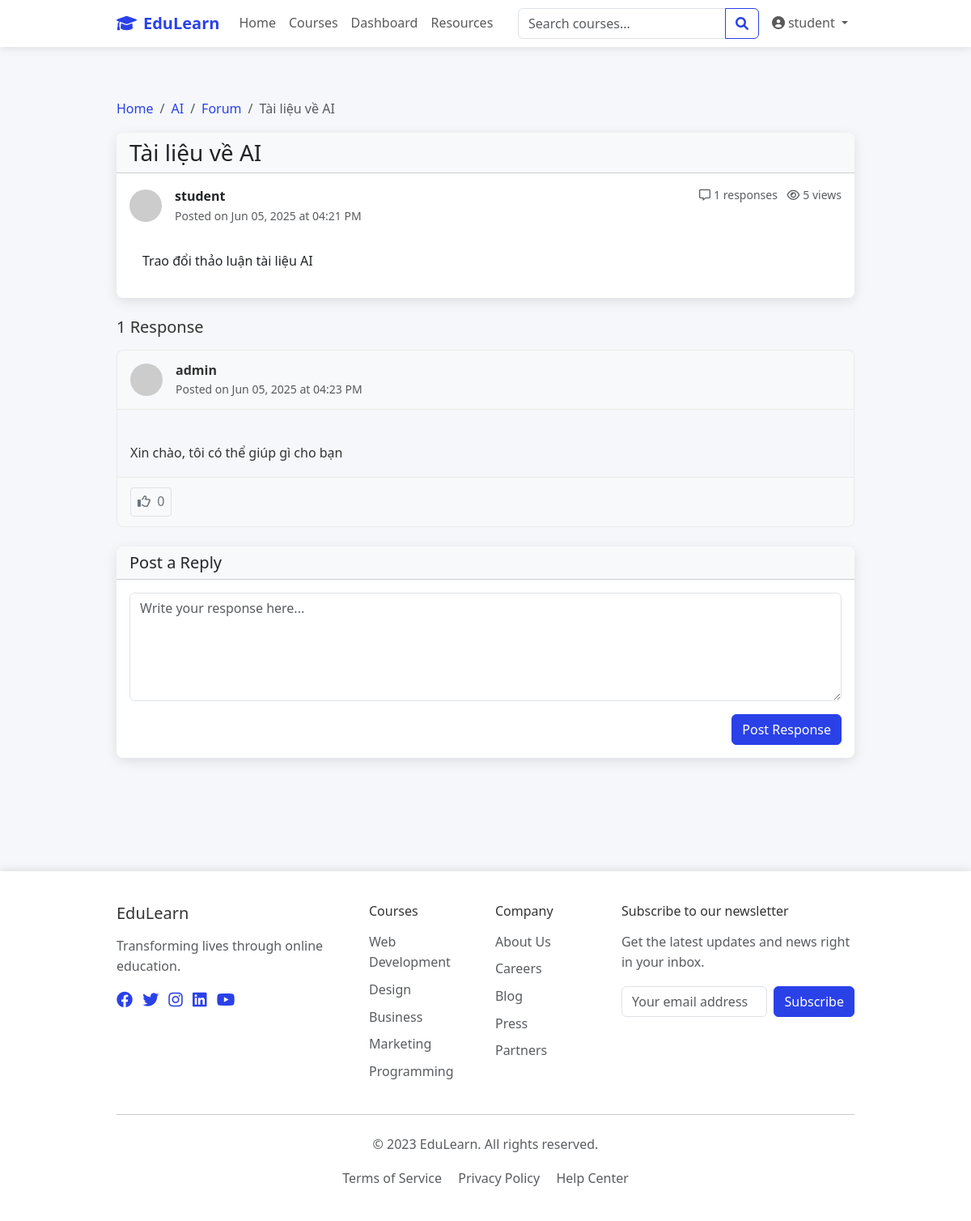
Screenshot of /course/1/forum/1 (signed in) with the database file from the repository.
### models.py (models this page shows, shortened)
class User(UserMixin, db.Model):
    id = db.Column(db.Integer, primary_key=True)
    username = db.Column(db.String(64), unique=True, nullable=False)
    email = db.Column(db.String(120), unique=True, nullable=False)
    password_hash = db.Column(db.String(256), nullable=False)
    role = db.Column(db.String(20), nullable=False)  # 'student', 'instructor', 'admin'
    created_at = db.Column(db.DateTime, default=datetime.utcnow)
    student_profile = db.relationship('Student', backref='user', uselist=False)
    instructor_profile = db.relationship('Instructor', backref='user', uselist=False)
    def is_admin(self):
        return self.role == 'admin'
    def is_instructor(self):
        return self.role == 'instructor'
    def is_student(self):
        return self.role == 'student'

class Course(db.Model):
    id = db.Column(db.Integer, primary_key=True)
    name = db.Column(db.String(120), nullable=False)
    description = db.Column(db.Text, nullable=False)
    instructor_id = db.Column(db.Integer, db.ForeignKey('instructor.id'), nullable=False)
    created_at = db.Column(db.DateTime, default=datetime.utcnow)
    image_url = db.Column(db.String(255))
    enrollments = db.relationship('Enrollment', back_populates='course', cascade='all, delete-orphan')
    lessons = db.relationship('Lesson', backref='course', lazy='dynamic', cascade='all, delete-orphan')
    assignments = db.relationship('Assignment', backref='course', lazy='dynamic', cascade='all, delete-orphan')
    schedules = db.relationship('Schedule', backref='course', lazy='dynamic', cascade='all, delete-orphan')

class ForumTopic(db.Model):
    id = db.Column(db.Integer, primary_key=True)
    title = db.Column(db.String(200), nullable=False)
    content = db.Column(db.Text, nullable=False)
    created_at = db.Column(db.DateTime, default=datetime.utcnow)
    updated_at = db.Column(db.DateTime, default=datetime.utcnow, onupdate=datetime.utcnow)
    is_pinned = db.Column(db.Boolean, default=False)
    is_locked = db.Column(db.Boolean, default=False)
    view_count = db.Column(db.Integer, default=0)
    course_id = db.Column(db.Integer, db.ForeignKey('course.id'), nullable=False)
    author_id = db.Column(db.Integer, db.ForeignKey('user.id'), nullable=False)
    course = db.relationship('Course', backref=db.backref('forum_topics', lazy='dynamic', cascade='all, delete-orphan'))
    author = db.relationship('User')
    responses = db.relationship('ForumResponse', backref='topic', lazy='dynamic', cascade='all, delete-orphan')

class ForumResponse(db.Model):
    id = db.Column(db.Integer, primary_key=True)
    content = db.Column(db.Text, nullable=False)
    created_at = db.Column(db.DateTime, default=datetime.utcnow)
    updated_at = db.Column(db.DateTime, default=datetime.utcnow, onupdate=datetime.utcnow)
    is_solution = db.Column(db.Boolean, default=False)  # Đánh dấu câu trả lời giải quyết được vấn đề
    topic_id = db.Column(db.Integer, db.ForeignKey('forum_topic.id'), nullable=False)
    author_id = db.Column(db.Integer, db.ForeignKey('user.id'), nullable=False)
    author = db.relationship('User')
    likes = db.relationship('ForumLike', backref='response', lazy='dynamic', cascade='all, delete-orphan')

### routes.py (the view, shortened to what this page needs)
@app.route('/course/<int:course_id>/forum/<int:topic_id>', methods=['GET', 'POST'])
@login_required
def view_forum_topic(course_id, topic_id):
    course = Course.query.get_or_404(course_id)
    topic = ForumTopic.query.get_or_404(topic_id)
    if not current_user.is_admin():
        if current_user.is_instructor() and course.instructor_id != current_user.instructor_profile.id:
            abort(403)
        elif current_user.is_student() and not any(e.course_id == course_id and e.status == 'approved' for e in current_user.student_profile.enrollments):
            abort(403)
    topic.view_count += 1
    db.session.commit()
    responses = ForumResponse.query.filter_by(topic_id=topic_id).order_by(ForumResponse.created_at).all()
    form = ForumResponseForm()
    return render_template('forum/view_topic.html', course=course, topic=topic, responses=responses, form=form)

### templates/forum/view_topic.html (shortened to what this page needs)
{% extends "base.html" %}
{% block content %}
<div class="container my-4">
    <nav aria-label="breadcrumb">
        <ol class="breadcrumb">
            <li class="breadcrumb-item"><a href="{{ url_for('index') }}">Home</a></li>
            <li class="breadcrumb-item"><a href="{{ url_for('course_detail', course_id=course.id) }}">{{ course.name }}</a></li>
            <li class="breadcrumb-item"><a href="{{ url_for('course_forum', course_id=course.id) }}">Forum</a></li>
            <li class="breadcrumb-item active">{{ topic.title }}</li>
        </ol>
    </nav>
    <div class="card mb-4">
        <div class="card-header bg-light">
            <div class="d-flex justify-content-between align-items-center">
                <h1 class="h3 mb-0">{{ topic.title }}</h1>
            </div>
        </div>
        <div class="card-body">
            <div class="d-flex justify-content-between mb-3">
                <div class="d-flex align-items-center">
                    <div class="response-author-info me-3">
                        <img src="https://ui-avatars.com/api/?name={{ topic.author.username }}&background=random" alt="{{ topic.author.username }}">
                    </div>
                    <div>
                        <div class="fw-bold">{{ topic.author.username }}</div>
                        <div class="text-muted small">
                            Posted on {{ topic.created_at.strftime('%b %d, %Y at %I:%M %p') }}
                        </div>
                    </div>
                </div>
                <div class="text-muted small">
                    <i class="far fa-comment-alt me-1"></i>{{ topic.responses.count() }} responses
                    <i class="far fa-eye ms-2 me-1"></i>{{ topic.view_count }} views
                </div>
            </div>
            <div class="topic-content">{{ topic.content }}</div>
        </div>
    </div>
    <h3 class="h5 mb-3">
        {% if topic.responses.count() > 0 %}
        {{ topic.responses.count() }} Response{{ 's' if topic.responses.count() != 1 }}
        {% else %}
        No Responses Yet
        {% endif %}
    </h3>
    {% for response in responses %}
    <div class="response{% if response.is_solution %} solution{% endif %}" id="response-{{ response.id }}">
        <div class="response-header">
            <div class="d-flex justify-content-between">
                <div class="d-flex align-items-center">
                    <div class="response-author-info me-3">
                        <img src="https://ui-avatars.com/api/?name={{ response.author.username }}&background=random" alt="{{ response.author.username }}">
                    </div>
                    <div>
                        <div class="fw-bold">{{ response.author.username }}</div>
                        <div class="text-muted small">
                            Posted on {{ response.created_at.strftime('%b %d, %Y at %I:%M %p') }}
                        </div>
                    </div>
                </div>
            </div>
        </div>
        <div class="response-content">
            {{ response.content }}
        </div>
        <div class="response-footer">
            <div class="d-flex justify-content-between">                <div>
                    <button class="like-button {{ 'active' if response.likes.filter_by(user_id=current_user.id).first() }}" data-response-id="{{ response.id }}">
                        <i class="{{ 'fas' if response.likes.filter_by(user_id=current_user.id).first() else 'far' }} fa-thumbs-up me-1"></i>
                        <span class="like-count">{{ response.likes.count() }}</span>
                    </button>
                </div>
            </div>
        </div>
    </div>
    {% endfor %}
    {% if not topic.is_locked %}
    <div class="card mt-4">
        <div class="card-header bg-light">
            <h5 class="mb-0">Post a Reply</h5>
        </div>
        <div class="card-body">
            <form method="POST" class="needs-validation" novalidate>
                <div class="mb-3">
                    {{ form.content(class="form-control" + (" is-invalid" if form.content.errors else ""), rows=5, placeholder="Write your response here...") }}
                </div>
                <div class="d-flex justify-content-end">
                    {{ form.submit(class="btn btn-primary") }}
                </div>
            </form>
        </div>
    </div>
    {% else %}
    <div class="alert alert-warning mt-4">
        <i class="fas fa-lock me-2"></i>
        This topic is locked. New responses cannot be added.
    </div>
    {% endif %}
</div>
{% endblock %}

### templates/base.html (shortened to what this page needs)
<!DOCTYPE html>
<html lang="en">
<head>
    <link href="https://cdn.jsdelivr.net/npm/bootstrap@5.3.0/dist/css/bootstrap.min.css" rel="stylesheet">
    <link rel="stylesheet" href="https://cdnjs.cloudflare.com/ajax/libs/font-awesome/6.0.0/css/all.min.css">
    <link rel="stylesheet" href="{{ url_for('static', filename='css/main.css') }}">
    <link rel="stylesheet" href="{{ url_for('static', filename='css/course-images.css') }}">
    {% if request.path.startswith('/course') and ('forum' in request.path) %}
    <link rel="stylesheet" href="{{ url_for('static', filename='css/forum.css') }}">
    {% endif %}
</head>
<body>
    <div class="content-wrapper">
        <nav class="navbar navbar-expand-lg navbar-light">
            <div class="container">
                <a class="navbar-brand" href="{{ url_for('index') }}">
                    <i class="fas fa-graduation-cap me-2"></i>EduLearn
                </a>
                <div class="collapse navbar-collapse" id="navbarNav">
                    <ul class="navbar-nav me-auto">
                        <li class="nav-item">
                            <a class="nav-link" href="{{ url_for('index') }}">Home</a>
                        </li>
                        <li class="nav-item">
                            <a class="nav-link" href="{{ url_for('courses') }}">Courses</a>
                        </li>
                        {% if current_user.is_authenticated %}
                        <li class="nav-item">
                            <a class="nav-link" href="{{ url_for('dashboard') }}">Dashboard</a>
                        </li>
                        {% endif %}
                        <li class="nav-item">
                            <a class="nav-link" href="#">Resources</a>
                        </li>
                    </ul>
                    <form class="d-flex me-2" id="search-form">
                        <div class="input-group">
                            <input class="form-control" type="search" placeholder="Search courses..."
                                aria-label="Search">
                            <button class="btn btn-outline-primary" type="submit">
                                <i class="fas fa-search"></i>
                            </button>
                        </div>
                    </form>
                    <div class="navbar-nav">
                        {% if current_user.is_authenticated %}
                        <div class="nav-item dropdown">
                            <a class="nav-link dropdown-toggle" href="#" id="navbarDropdown" role="button"
                                data-bs-toggle="dropdown" aria-expanded="false">
                                <i class="fas fa-user-circle me-1"></i>{{ current_user.username }}
                            </a>
                        </div>
                        {% else %}
                        <a class="nav-link" href="{{ url_for('login') }}">Login</a>
                        <a class="btn btn-primary ms-2" href="{{ url_for('register') }}">Register</a>
                        {% endif %}
                    </div>
                </div>
            </div>
        </nav>
        <main class="py-4">
            {% block content %}{% endblock %}
        </main>
    </div>
    <footer class="footer">
        <div class="container">
            <div class="row">
                <div class="col-md-4 mb-4 mb-md-0">
                    <h5 class="mb-3">EduLearn</h5>
                    <p class="text-muted">Transforming lives through online education.</p>
                    <div class="social-icons mt-3">
                        <a href="#" class="me-2"><i class="fab fa-facebook fa-lg"></i></a>
                        <a href="#" class="me-2"><i class="fab fa-twitter fa-lg"></i></a>
                        <a href="#" class="me-2"><i class="fab fa-instagram fa-lg"></i></a>
                        <a href="#" class="me-2"><i class="fab fa-linkedin fa-lg"></i></a>
                        <a href="#" class="me-2"><i class="fab fa-youtube fa-lg"></i></a>
                    </div>
                </div>
                <div class="col-md-2 col-6 mb-4 mb-md-0">
                    <h6 class="mb-3">Courses</h6>
                    <ul class="list-unstyled">
                        <li class="mb-2"><a href="#" class="text-muted">Web Development</a></li>
                        <li class="mb-2"><a href="#" class="text-muted">Design</a></li>
                        <li class="mb-2"><a href="#" class="text-muted">Business</a></li>
                        <li class="mb-2"><a href="#" class="text-muted">Marketing</a></li>
                        <li class="mb-2"><a href="#" class="text-muted">Programming</a></li>
                    </ul>
                </div>
                <div class="col-md-2 col-6 mb-4 mb-md-0">
                    <h6 class="mb-3">Company</h6>
                    <ul class="list-unstyled">
                        <li class="mb-2"><a href="#" class="text-muted">About Us</a></li>
                        <li class="mb-2"><a href="#" class="text-muted">Careers</a></li>
                        <li class="mb-2"><a href="#" class="text-muted">Blog</a></li>
                        <li class="mb-2"><a href="#" class="text-muted">Press</a></li>
                        <li class="mb-2"><a href="#" class="text-muted">Partners</a></li>
                    </ul>
                </div>
                <div class="col-md-4">
                    <h6 class="mb-3">Subscribe to our newsletter</h6>
                    <p class="text-muted mb-3">Get the latest updates and news right in your inbox.</p>
                    <form class="d-flex">
                        <input type="email" class="form-control me-2" placeholder="Your email address">
                        <button type="submit" class="btn btn-primary">Subscribe</button>
                    </form>
                </div>
            </div>
            <hr class="my-4">
            <div class="text-center text-muted">
                <p>&copy; 2023 EduLearn. All rights reserved.</p>
                <p class="mb-0">
                    <a href="#" class="text-muted me-3">Terms of Service</a>
                    <a href="#" class="text-muted me-3">Privacy Policy</a>
                    <a href="#" class="text-muted">Help Center</a>
                </p>
            </div>
        </div>
    </footer>
</body>
</html>

### rows the page displays
User: username "student", author.username "student"
Course: name "AI"
ForumTopic: title "Tài liệu về AI", created_at "Jun 05, 2025 at 04:21 PM", view_count "5", content "Trao đổi thảo luận tài liệu AI"
ForumResponse: author.username "admin", created_at "Jun 05, 2025 at 04:23 PM", content "Xin chào, tôi có thể giúp gì cho bạn", likes.count "0"

### other values shown
{{ topic.responses.count() }} "1"
